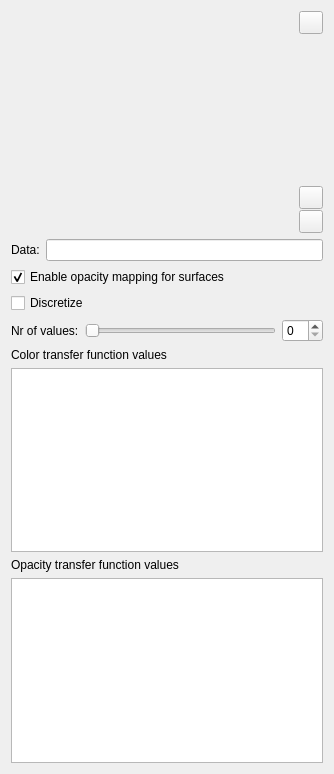
<?xml version="1.0" encoding="UTF-8"?>
<ui version="4.0">
 <class>ColorOpacityEditorWidget</class>
 <widget class="QWidget" name="ColorOpacityEditorWidget">
  <property name="geometry">
   <rect>
    <x>0</x>
    <y>0</y>
    <width>334</width>
    <height>774</height>
   </rect>
  </property>
  <property name="windowTitle">
   <string>Form</string>
  </property>
  <layout class="QVBoxLayout" name="mainLayout">
   <property name="spacing">
    <number>6</number>
   </property>
   <item>
    <layout class="QHBoxLayout" name="horizontalLayout_2" stretch="1,0">
     <property name="spacing">
      <number>0</number>
     </property>
     <item>
      <layout class="QVBoxLayout" name="verticalLayout" stretch="1,0">
       <property name="spacing">
        <number>0</number>
       </property>
       <property name="sizeConstraint">
        <enum>QLayout::SetFixedSize</enum>
       </property>
       <item>
        <widget class="mqTransferFunctionWidget" name="OpacityEditor" native="true">
         <property name="sizePolicy">
          <sizepolicy hsizetype="Preferred" vsizetype="Preferred">
           <horstretch>0</horstretch>
           <verstretch>0</verstretch>
          </sizepolicy>
         </property>
         <property name="minimumSize">
          <size>
           <width>287</width>
           <height>182</height>
          </size>
         </property>
        </widget>
       </item>
       <item>
        <widget class="mqTransferFunctionWidget" name="ColorEditor" native="true">
         <property name="sizePolicy">
          <sizepolicy hsizetype="Preferred" vsizetype="Preferred">
           <horstretch>0</horstretch>
           <verstretch>0</verstretch>
          </sizepolicy>
         </property>
         <property name="minimumSize">
          <size>
           <width>40</width>
           <height>40</height>
          </size>
         </property>
         <property name="maximumSize">
          <size>
           <width>16777215</width>
           <height>40</height>
          </size>
         </property>
        </widget>
       </item>
      </layout>
     </item>
     <item>
      <layout class="QVBoxLayout" name="verticalLayout_2">
       <property name="spacing">
        <number>1</number>
       </property>
       <item>
        <widget class="QToolButton" name="ResetRangeToData">
         <property name="toolTip">
          <string>Rescale to data range</string>
         </property>
         <property name="text">
          <string/>
         </property>
         <property name="icon">
          <iconset resource="../Icons/icons.qrc">
           <normaloff>:/Icons/ResetRange24.png</normaloff>:/Icons/ResetRange24.png</iconset>
         </property>
        </widget>
       </item>
       <item>
        <spacer name="verticalSpacer">
         <property name="orientation">
          <enum>Qt::Vertical</enum>
         </property>
         <property name="sizeHint" stdset="0">
          <size>
           <width>0</width>
           <height>1</height>
          </size>
         </property>
        </spacer>
       </item>
       <item>
        <widget class="QToolButton" name="SaveAsPreset">
         <property name="toolTip">
          <string>Save to preset</string>
         </property>
         <property name="text">
          <string/>
         </property>
         <property name="icon">
          <iconset resource="../Icons/icons.qrc">
           <normaloff>:/Icons/Save16.png</normaloff>:/Icons/Save16.png</iconset>
         </property>
        </widget>
       </item>
       <item>
        <widget class="QToolButton" name="AdvancedButton">
         <property name="toolTip">
          <string>Manually edit transfer functions</string>
         </property>
         <property name="text">
          <string/>
         </property>
         <property name="icon">
          <iconset resource="../Icons/icons.qrc">
           <normaloff>:/Icons/Advanced26.png</normaloff>:/Icons/Advanced26.png</iconset>
         </property>
         <property name="checkable">
          <bool>true</bool>
         </property>
        </widget>
       </item>
      </layout>
     </item>
    </layout>
   </item>
   <item>
    <layout class="QHBoxLayout" name="horizontalLayout" stretch="0,1">
     <item>
      <widget class="QLabel" name="label">
       <property name="text">
        <string>Data:</string>
       </property>
      </widget>
     </item>
     <item>
      <widget class="mqLineEdit" name="CurrentDataValue">
       <property name="sizePolicy">
        <sizepolicy hsizetype="MinimumExpanding" vsizetype="Fixed">
         <horstretch>0</horstretch>
         <verstretch>0</verstretch>
        </sizepolicy>
       </property>
      </widget>
     </item>
    </layout>
   </item>
   <item>
    <widget class="QCheckBox" name="EnableOpacityMapping">
     <property name="text">
      <string>Enable opacity mapping for surfaces</string>
     </property>
     <property name="checked">
      <bool>true</bool>
     </property>
    </widget>
   </item>
   <item>
    <widget class="QCheckBox" name="Discretize">
     <property name="text">
      <string>Discretize</string>
     </property>
    </widget>
   </item>
   <item>
    <layout class="QHBoxLayout" name="horizontalLayout3" stretch="0,0,0">
     <item>
      <widget class="QLabel" name="label2">
       <property name="text">
        <string>Nr of values:</string>
       </property>
      </widget>
     </item>
     <item>
      <widget class="QSlider" name="discretizeSlider">
       <property name="orientation">
        <enum>Qt::Horizontal</enum>
       </property>
      </widget>
     </item>
     <item>
      <widget class="QSpinBox" name="currentDiscretizeValue"/>
     </item>
    </layout>
   </item>
   <item>
    <widget class="QLabel" name="ColorLabel">
     <property name="sizePolicy">
      <sizepolicy hsizetype="Preferred" vsizetype="Preferred">
       <horstretch>0</horstretch>
       <verstretch>0</verstretch>
      </sizepolicy>
     </property>
     <property name="text">
      <string>Color transfer function values</string>
     </property>
    </widget>
   </item>
   <item>
    <widget class="mqExpandableTableView" name="ColorTable">
     <property name="editTriggers">
      <set>QAbstractItemView::DoubleClicked</set>
     </property>
     <property name="alternatingRowColors">
      <bool>true</bool>
     </property>
     <property name="selectionBehavior">
      <enum>QAbstractItemView::SelectRows</enum>
     </property>
     <property name="maximumRowCountBeforeScrolling" stdset="0">
      <number>10</number>
     </property>
    </widget>
   </item>
   <item>
    <widget class="QLabel" name="OpacityLabel">
     <property name="text">
      <string>Opacity transfer function values</string>
     </property>
    </widget>
   </item>
   <item>
    <widget class="mqExpandableTableView" name="OpacityTable">
     <property name="editTriggers">
      <set>QAbstractItemView::DoubleClicked</set>
     </property>
     <property name="alternatingRowColors">
      <bool>true</bool>
     </property>
     <property name="selectionBehavior">
      <enum>QAbstractItemView::SelectRows</enum>
     </property>
     <property name="maximumRowCountBeforeScrolling" stdset="0">
      <number>10</number>
     </property>
    </widget>
   </item>
  </layout>
 </widget>
 <customwidgets>
  <customwidget>
   <class>mqExpandableTableView</class>
   <extends>QTableView</extends>
   <header>mqExpandableTableView.h</header>
  </customwidget>
  <customwidget>
   <class>mqTransferFunctionWidget</class>
   <extends>QWidget</extends>
   <header>mqTransferFunctionWidget.h</header>
   <container>1</container>
  </customwidget>
  <customwidget>
   <class>mqLineEdit</class>
   <extends>QLineEdit</extends>
   <header>mqLineEdit.h</header>
  </customwidget>
 </customwidgets>
 <resources>
  <include location="../Icons/icons.qrc"/>
 </resources>
 <connections/>
</ui>
